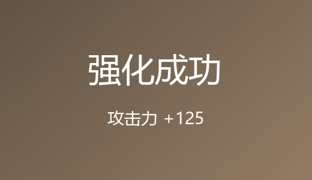
#> input picture text_eraser/assets/example.png, 312 x 180 px
$ python gen_masks.py
#> lines starting #> are read from the running program, lines starting #| are printed output that depends on the picture; after the words box and inside, x2 and y2 are one past the last pixel; in counts of white or black regions, pixels touching at a corner belong together
"""Generate test masks for the shared-core proof.

Writes binary files with header (int32 h, int32 w) + H*W u8 mask bytes.
- mask_synth.bin : deterministic synthetic strokes (portable, no deps)
- mask_real.bin  : thresholded from text_eraser/assets/example.png (real-ish)
"""
import struct
import os
import numpy as np

try:
    import cv2
    HAVE_CV2 = True
except Exception:
    HAVE_CV2 = False

testdir = os.path.dirname(os.path.abspath(__file__))
repo = os.path.dirname(testdir)  # shared/


def save(path, m):
    h, w = m.shape
    with open(path, "wb") as f:
        f.write(struct.pack("<ii", h, w))
        f.write(m.astype(np.uint8).tobytes())
    print(f"  wrote {os.path.basename(path)} {h}x{w} ones={int(m.sum())}")


# --- synthetic ---
h, w = 120, 200
m = np.zeros((h, w), dtype=np.uint8)
if HAVE_CV2:
    cv2.rectangle(m, (20, 30), (60, 70), 1, -1)
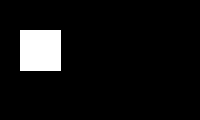
#> m: shape (120, 200); values 0 (black) and 1 (white), 7% white; 1 white region, box (x1, y1, x2, y2) and area: (20, 30, 61, 71) 1681
    cv2.rectangle(m, (90, 40), (130, 90), 1, -1)
    cv2.line(m, (10, 100), (180, 100), 1, 3)
    cv2.circle(m, (150, 30), 15, 1, -1)
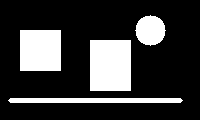
#> m: shape (120, 200); values 0 (black) and 1 (white), 22.3% white; 4 white regions, box (x1, y1, x2, y2) and area: (90, 40, 131, 91) 2091, (20, 30, 61, 71) 1681, (8, 98, 183, 103) 863, (135, 15, 166, 46) 709
else:
    m[30:70, 20:60] = 1
    m[40:90, 90:130] = 1
    m[99:103, :] = 1
save(os.path.join(testdir, "mask_synth.bin"), m)
#|   wrote mask_synth.bin 120x200 ones=5344

# --- real-ish ---
ex_path = os.path.join(repo, "..", "text_eraser", "assets", "example.png")
if HAVE_CV2 and os.path.exists(ex_path):
    img = cv2.imread(ex_path)
#> img is the input picture: shape (180, 312, 3); mean B, G, R 89.8, 108.2, 125.6
    g = cv2.cvtColor(img, cv2.COLOR_BGR2GRAY)
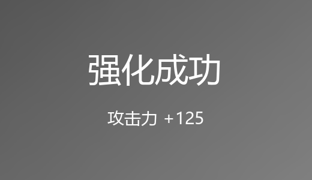
#> g: shape (180, 312); min 86, max 255, mean 111.3
    scale = min(1.0, 400.0 / max(g.shape))
#> scale = 1
    if scale < 1:
        g = cv2.resize(g, (int(g.shape[1] * scale), int(g.shape[0] * scale)))
    _, mb = cv2.threshold(g, 0, 1, cv2.THRESH_BINARY_INV + cv2.THRESH_OTSU)
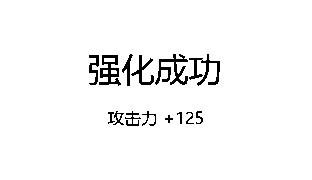
#> mb: shape (180, 312); values 0 (black) and 1 (white), 96.6% white; 14 black regions, largest, box (x1, y1, x2, y2) and area: (155, 54, 188, 85) 400, (99, 55, 121, 86) 332, (189, 54, 220, 86) 323
    save(os.path.join(testdir, "mask_real.bin"), mb)
#|   wrote mask_real.bin 180x312 ones=54244
else:
    print("  skip real mask (cv2/example.png unavailable)")
